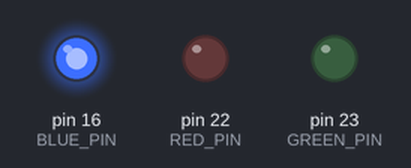
Simulated run of this sketch. Board: Arduino Mega 2560, built with avr-gcc and run on an emulated ATmega2560. On the bench: output pins drawn as LEDs (lit = HIGH).

Above: at 0.5 s.
At 2.5 s:
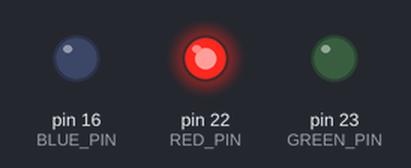
At 4.5 s:
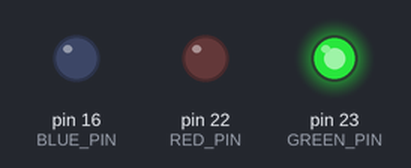
At 5.5 s:
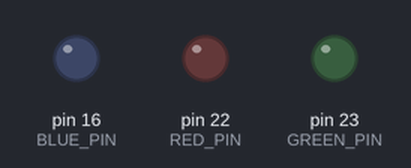
Timing chart, 0 to 7.8 s (numbered marks = the images above):
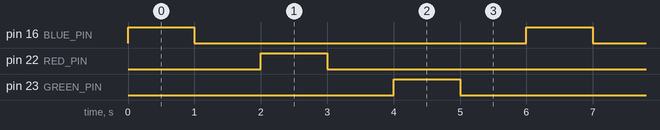

The sketch:

sketch_sep1b.ino
```cpp
#define BLUE_PIN 16
#define RED_PIN 22
#define GREEN_PIN 23

void setup() {
  // put your setup code here, to run once:
  pinMode(BLUE_PIN, OUTPUT);
  pinMode(RED_PIN, OUTPUT);
  pinMode(GREEN_PIN, OUTPUT);
}

void loop() {
  // Включаем светодиод
  digitalWrite(BLUE_PIN, HIGH);
  delay(1000); // Задержка 1 секунда

  // Выключаем светодиод
  digitalWrite(BLUE_PIN, LOW);
  delay(1000); // Задержка 1 секунда

  digitalWrite(RED_PIN, HIGH);
  delay(1000); // Задержка 1 секунда

  // Выключаем светодиод
  digitalWrite(RED_PIN, LOW);
  delay(1000); // Задержка 1 секунда

  digitalWrite(GREEN_PIN, HIGH);
  delay(1000); // Задержка 1 секунда

  // Выключаем светодиод
  digitalWrite(GREEN_PIN, LOW);
  delay(1000); // Задержка 1 секунда
}
```

Measured:
- by itself, pin 16 (BLUE_PIN), pin 22 (RED_PIN), pin 23 (GREEN_PIN): alternates HIGH for 1.0 s and LOW for 5.0 s
- by itself, everything shown: repeats every 6.0 s, in 6 steps
